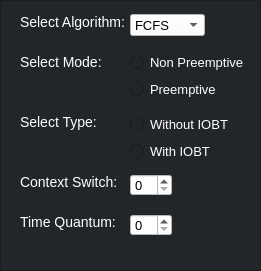
   <widget class="QFrame" name="AlgoInfoSetter">
    <property name="geometry">
     <rect>
      <x>10</x>
      <y>10</y>
      <width>261</width>
      <height>271</height>
     </rect>
    </property>
    <property name="autoFillBackground">
     <bool>false</bool>
    </property>
    <property name="styleSheet">
     <string notr="true">*{background: #232629}</string>
    </property>
    <property name="frameShape">
     <enum>QFrame::StyledPanel</enum>
    </property>
    <property name="frameShadow">
     <enum>QFrame::Raised</enum>
    </property>
    <widget class="QLabel" name="AlgoLabel">
     <property name="geometry">
      <rect>
       <x>20</x>
       <y>14</y>
       <width>111</width>
       <height>16</height>
      </rect>
     </property>
     <property name="styleSheet">
      <string notr="true">*{
font-size: 14px;
color: #ffffff;
}</string>
     </property>
     <property name="text">
      <string>Select Algorithm:</string>
     </property>
    </widget>
    <widget class="QComboBox" name="AlgoSelector">
     <property name="geometry">
      <rect>
       <x>130</x>
       <y>14</y>
       <width>75</width>
       <height>22</height>
      </rect>
     </property>
     <property name="styleSheet">
      <string notr="true">*{
	font-size: 13px;
    background: #ffffff;
}</string>
     </property>
     <item>
      <property name="text">
       <string>FCFS</string>
      </property>
     </item>
     <item>
      <property name="text">
       <string>SJF</string>
      </property>
     </item>
     <item>
      <property name="text">
       <string>SRTF</string>
      </property>
     </item>
     <item>
      <property name="text">
       <string>RR</string>
      </property>
     </item>
     <item>
      <property name="text">
       <string>LJF</string>
      </property>
     </item>
     <item>
      <property name="text">
       <string>LRTF</string>
      </property>
     </item>
     <item>
      <property name="text">
       <string>Priority</string>
      </property>
     </item>
    </widget>
    <widget class="QLabel" name="ModeLabel">
     <property name="geometry">
      <rect>
       <x>20</x>
       <y>54</y>
       <width>81</width>
       <height>16</height>
      </rect>
     </property>
     <property name="styleSheet">
      <string notr="true">*{
font-size: 14px;
color: #ffffff;
}</string>
     </property>
     <property name="text">
      <string>Select Mode:</string>
     </property>
    </widget>
    <widget class="QLabel" name="TypeLabel">
     <property name="geometry">
      <rect>
       <x>20</x>
       <y>114</y>
       <width>91</width>
       <height>16</height>
      </rect>
     </property>
     <property name="styleSheet">
      <string notr="true">*{
	font-size: 14px;
color: #ffffff;
}</string>
     </property>
     <property name="text">
      <string>Select Type:</string>
     </property>
    </widget>
    <widget class="QLabel" name="ContextSwitchLabel">
     <property name="geometry">
      <rect>
       <x>20</x>
       <y>174</y>
       <width>111</width>
       <height>16</height>
      </rect>
     </property>
     <property name="styleSheet">
      <string notr="true">*{
font-size: 14px;
color: #ffffff;
}</string>
     </property>
     <property name="text">
      <string>Context Switch:</string>
     </property>
    </widget>
    <widget class="QSpinBox" name="ContextSwitchSelector">
     <property name="geometry">
      <rect>
       <x>130</x>
       <y>174</y>
       <width>42</width>
       <height>22</height>
      </rect>
     </property>
     <property name="styleSheet">
      <string notr="true">*{
background: #ffffff;
font-size: 13px;
}</string>
     </property>
    </widget>
    <widget class="QLabel" name="TimeQuantumLabel">
     <property name="geometry">
      <rect>
       <x>20</x>
       <y>214</y>
       <width>101</width>
       <height>16</height>
      </rect>
     </property>
     <property name="styleSheet">
      <string notr="true">*{
font-size: 14px;
color: #ffffff;
}</string>
     </property>
     <property name="text">
      <string>Time Quantum:</string>
     </property>
    </widget>
    <widget class="QSpinBox" name="TimeQuantumSelector">
     <property name="geometry">
      <rect>
       <x>130</x>
       <y>214</y>
       <width>42</width>
       <height>22</height>
      </rect>
     </property>
     <property name="styleSheet">
      <string notr="true">*{
background: #ffffff;
font-size: 13px;
}</string>
     </property>
    </widget>
    <widget class="QWidget" name="layoutWidget">
     <property name="geometry">
      <rect>
       <x>130</x>
       <y>52</y>
       <width>115</width>
       <height>50</height>
      </rect>
     </property>
     <layout class="QVBoxLayout" name="ModeSelector">
      <item>
       <widget class="QRadioButton" name="ModeNonPreemptive">
        <property name="styleSheet">
         <string notr="true">*{
font-size: 13px;
color: #ffffff;
}</string>
        </property>
        <property name="text">
         <string>Non Preemptive</string>
        </property>
       </widget>
      </item>
      <item>
       <widget class="QRadioButton" name="ModePreemptive">
        <property name="styleSheet">
         <string notr="true">*{
font-size: 13px;
color: #ffffff;
}</string>
        </property>
        <property name="text">
         <string>Preemptive</string>
        </property>
       </widget>
      </item>
     </layout>
    </widget>
    <widget class="QWidget" name="layoutWidget">
     <property name="geometry">
      <rect>
       <x>130</x>
       <y>114</y>
       <width>101</width>
       <height>50</height>
      </rect>
     </property>
     <layout class="QVBoxLayout" name="TypeSelector">
      <item>
       <widget class="QRadioButton" name="TypeWithoutIOBT">
        <property name="styleSheet">
         <string notr="true">*{
font-size: 13px;
color: #ffffff;
}</string>
        </property>
        <property name="text">
         <string>Without IOBT</string>
        </property>
       </widget>
      </item>
      <item>
       <widget class="QRadioButton" name="TypeWithIOBT">
        <property name="styleSheet">
         <string notr="true">*{
font-size: 13px;
color: #ffffff;
}</string>
        </property>
        <property name="text">
         <string>With IOBT</string>
        </property>
       </widget>
      </item>
     </layout>
    </widget>
   </widget>
